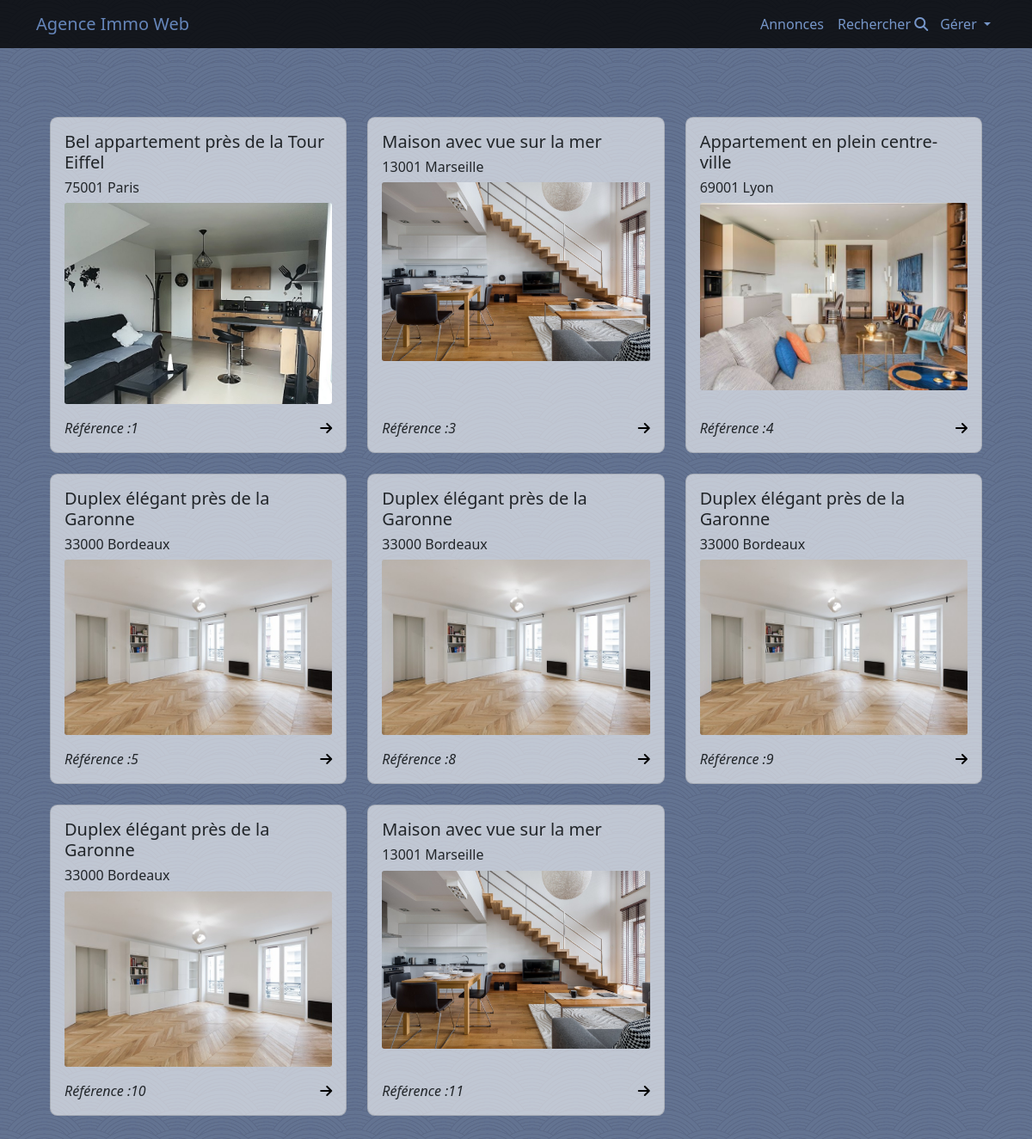
Page / (signed in) on the committed database.
### tables this page shows
CREATE TABLE IF NOT EXISTS `disponibilite` (
  `id` int NOT NULL AUTO_INCREMENT,
  `dateDebut` date NOT NULL,
  `dateFin` date NOT NULL,
  `idLogement` int NOT NULL,
  `tarif` decimal(10,0) NOT NULL,
  `valide` tinyint(1) NOT NULL,
  `derive` int DEFAULT NULL,
  PRIMARY KEY (`id`),
  KEY `idLogement` (`idLogement`)
);

CREATE TABLE IF NOT EXISTS `logement` (
  `id` int NOT NULL AUTO_INCREMENT,
  `rue` varchar(200) NOT NULL,
  `codePostal` varchar(10) NOT NULL,
  `ville` varchar(150) NOT NULL,
  `description` varchar(255) NOT NULL,
  `idProprietaire` int DEFAULT NULL,
  PRIMARY KEY (`id`),
  KEY `Logement_Utilisateur_FK` (`idProprietaire`)
);

### control/controleur.php (called while the page is built, shortened)
<?php
class Controleur
{
    public function accueil($message = null)
    {
        $lesAnnonces = (new annonce)->recupererAnnonces(0, 5);
        (new vue)->accueil($lesAnnonces, $message);
    }
}
?>

### model/annonce.php (called while the page is built, shortened)
<?php
class annonce
{
    private $pdo;
    public function __construct()
    {
        $config = parse_ini_file("config.ini");
        try {
            $this->pdo = new \PDO("mysql:host=" . $config["host"] . ";dbname=" . $config["database"] . ";charset=utf8", $config["user"], $config["password"]);
        } catch (Exception $e) {
            echo $e->getMessage();
        }
    }
    public function recupererAnnonces($nb1 = null, $nb2 = null)
    {
        $sql = "SELECT disponibilite.id AS id, rue, codePostal, ville, description, idProprietaire, COUNT(Piece.id) AS nbPieces, SUM(surface) AS surfaceTotal, Photo.lien AS lienPhoto
                FROM Logement
                INNER JOIN Piece ON Logement.id = Piece.idLogement
                INNER JOIN Photo ON Logement.id = Photo.idLogement
                INNER JOIN disponibilite ON Logement.id = disponibilite.idLogement
                WHERE valide = 1
                GROUP BY disponibilite.id ";
        $req = $this->pdo->prepare($sql);
        $res = $req->execute();
        $lesAnnonces = $req->fetchAll();
        return $lesAnnonces;
    }
}

### view/vue.php (the view, shortened to what this page needs)
<?php
class Vue {
  public function entete() {
    echo '
        <!DOCTYPE html>
        <html lang="en">
        <head>
            <meta charset="UTF-8">
            <meta http-equiv="X-UA-Compatible" content="IE=edge">
            <meta name="viewport" content="width=device-width, initial-scale=1.0">
            <link href="css/bootstrap.css" rel="stylesheet">
            <style>
                body {
                    background-image: url("view/image-4o0ualio.png");
                    background-repeat: repeat;
                }
                .text-noir {
                  color: black;
                }
                .btn-text-color {
                  margin-top: 10%;
                  background-color : transparent;
                  color: #7696c9;
                  border : none;
                }
            </style>
            <title>Document</title>
        </head>
        <body>
          <nav class="navbar navbar-expand-lg navbar-dark bg-dark fixed-top">
            <div class="container">
              <a class="navbar-brand" href="index.php">Agence Immo Web</a>
              <div class="collapse navbar-collapse" id="navbarNav">
                <ul class="navbar-nav ms-auto">
                  <li class="nav-item">
                    <a class="nav-link" href="index.php?action=annonce">Annonces</a>
                  </li>
                  <li class="nav-item">
                    <a class="nav-link" href="index.php?action=recherche">Rechercher <i class="fa-solid fa-magnifying-glass"></i></a>
                  </li>';
                  if(isset($_SESSION['Proprietaire_session'])) {
                    echo '
                    <div class="dropdown">
                      <button class="btn-text-color dropdown-toggle" type="button" id="dropdownMenuButton1" data-bs-toggle="dropdown" aria-expanded="false">
                        Gérer
                      </button>
                      <ul class="dropdown-menu" aria-labelledby="dropdownMenuButton1">
                        <li><a class="dropdown-item" href="index.php?action=mesLogements">Mes Logements</a></li>
                        <li><a class="dropdown-item" href="index.php?action=logout">Déconnexion</a></li>
                      </ul>
                    </div>';
                  }
                  echo '
                </ul>
              </div>
            </div>
          </nav>';
  }
  public function accueil($lesAnnonces, $message = null) {
    $this->entete();
    echo '
              <div class="container d-flex justify-content-center main-content">
                <div class="container-fluid bg-transparent my-4 p-3" style="position: relative;">
                  <div class="row">';
    foreach($lesAnnonces as $annonce) {
      echo '
                        <div class="col-md-4 mb-4">
                          <div class="card carte h-100">
                            <div class="card-body">
                              <h5 class="card-text">'.$annonce["description"].'</h5>
                              <h6 class="card-text">'.$annonce["codePostal"]." ".$annonce["ville"].'</h6>
                              <img class="card-img img-fluid" src="./images/'.$annonce["lienPhoto"].'">
                            </div>
                            <div class="mx-3 mb-3">
                              <i>Référence :'.$annonce["id"].'</i>
                              <a class="float-end" href="index.php?action=demandeReservation&id='.$annonce["id"].'">
                                <i class="fa-solid fa-arrow-right text-noir"></i>
                              </a>
                            </div>
                          </div>
                        </div>';
        }
        echo '</div></div></div>';
        $this->fin();
    }
  public function fin() {
    echo "
      </body>
      <script src='https://unpkg.com/@popperjs/core@2.11.6/dist/umd/popper.min.js'></script>
      <script src='https://cdn.jsdelivr.net/npm/bootstrap@5.0.2/dist/js/bootstrap.min.js'></script>
      <script src='https://kit.fontawesome.com/18d92584e8.js'></script>
      </html>";
  }
}
?>

### view/vue.php (style rules this page uses)
body { background-image: url("view/image-4o0ualio.png"); background-repeat: repeat; }
.text-noir { color: black; }
.btn-text-color { margin-top: 10%; background-color : transparent; color: #7696c9; border : none; }

### rows in the picture
disponibilite: idLogement.description "Bel appartement près de la Tour Eiffel", idLogement.codePostal "75001", idLogement.ville "Paris", shows a picture, id "1"
disponibilite: idLogement.description "Maison avec vue sur la mer", idLogement.codePostal "13001", idLogement.ville "Marseille", id "3"
disponibilite: idLogement.description "Appartement en plein centre-ville", idLogement.codePostal "69001", idLogement.ville "Lyon", shows a picture, id "4"
disponibilite: idLogement.description "Duplex élégant près de la Garonne", idLogement.codePostal "33000", idLogement.ville "Bordeaux", id "5"
disponibilite: idLogement.description "Duplex élégant près de la Garonne", idLogement.codePostal "33000", idLogement.ville "Bordeaux", id "8"
disponibilite: idLogement.description "Duplex élégant près de la Garonne", idLogement.codePostal "33000", idLogement.ville "Bordeaux", id "9"
disponibilite: idLogement.description "Duplex élégant près de la Garonne", idLogement.codePostal "33000", idLogement.ville "Bordeaux", id "10"
disponibilite: idLogement.description "Maison avec vue sur la mer", idLogement.codePostal "13001", idLogement.ville "Marseille", id "11"
